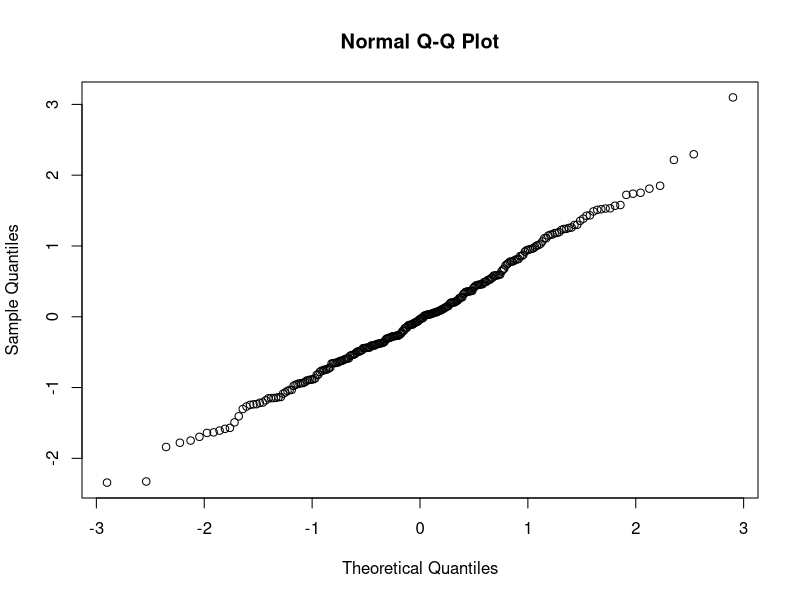
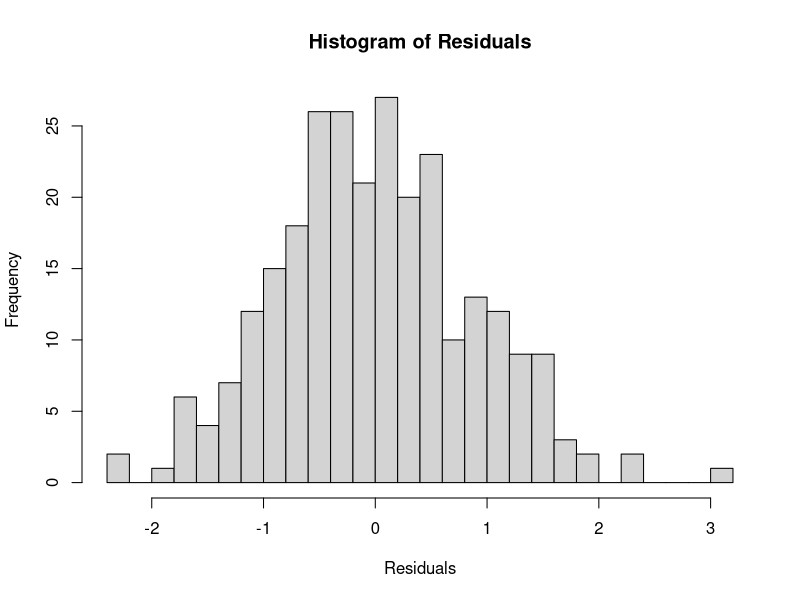
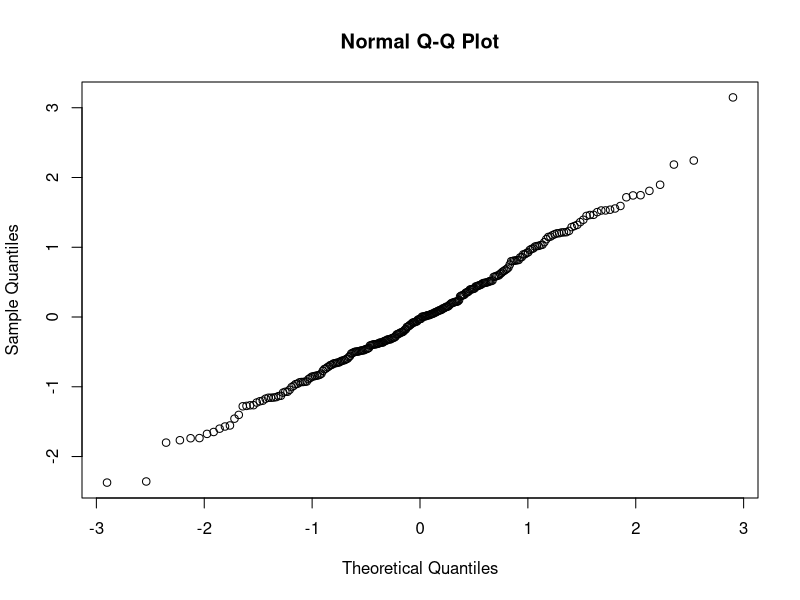
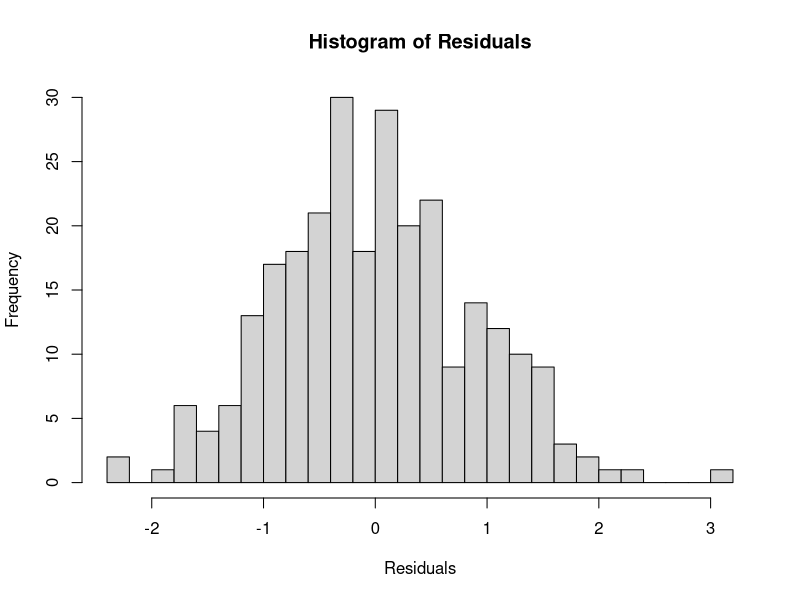
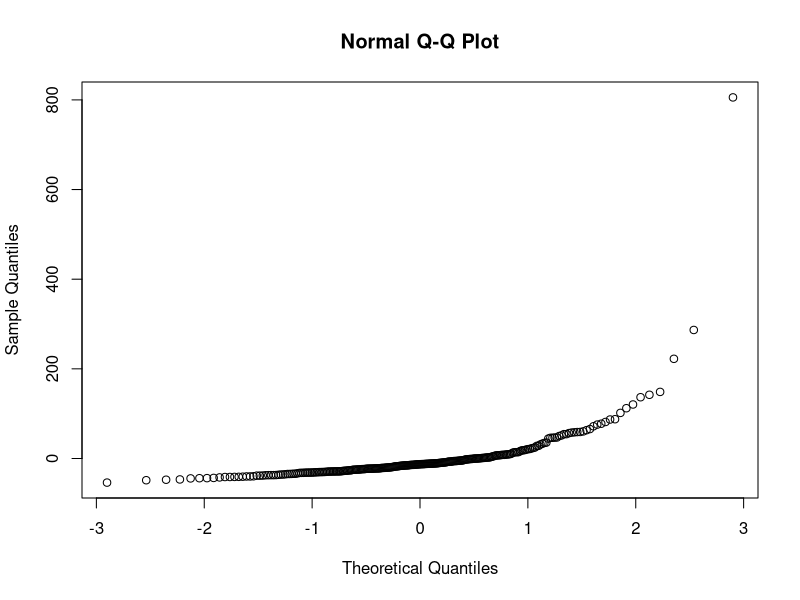
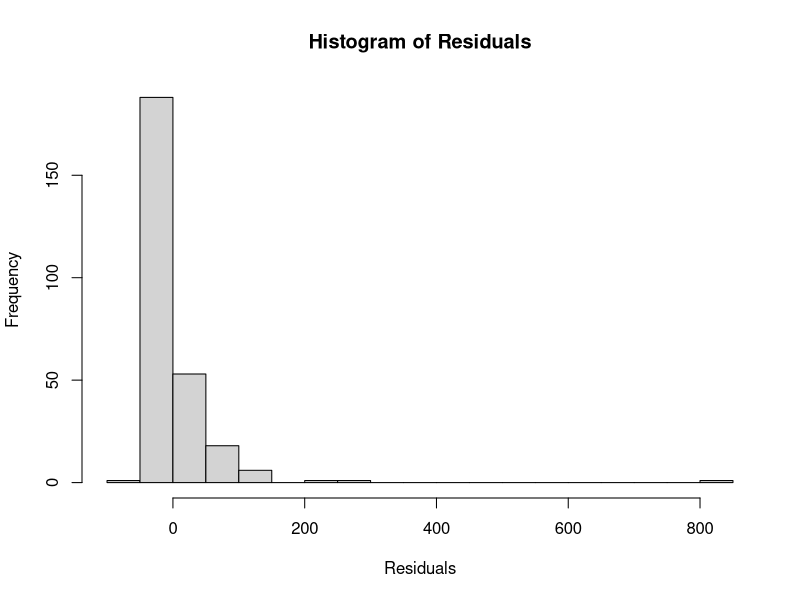
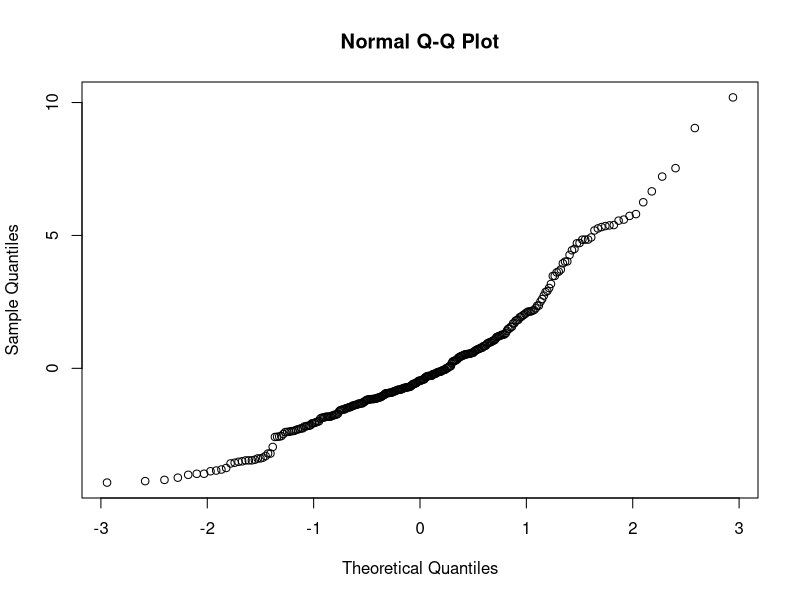
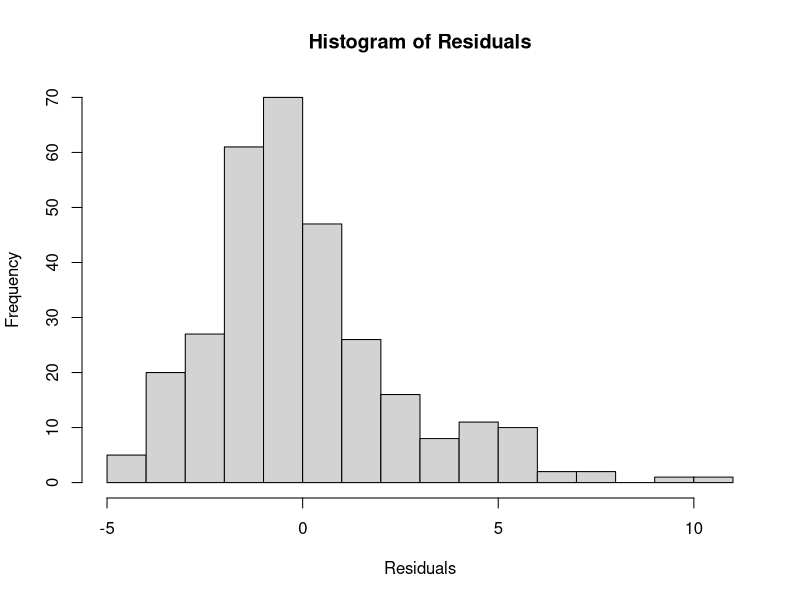

Generate these figures, in order, with R:
## ---- chunk 1
#load packages
library(lme4)
library(tidyverse)
## ---- chunk 2
AC_22_fit <- read_csv(here::here("data_sheets", "compiled_sheets", "AC_mastersheet_Fitness-mains_2022.csv"))
## ---- chunk 3
# Create the mixed model for corolla area

corolla_model <- lmer(corolla_diam_mm_SEG ~ (1 | Recipient) + (1 | Donor), data = AC_22_fit)

# Check if the model is singular
isSingular(corolla_model) #TRUE, likely due to over-fitting, will not include

## ---- chunk 4

# Create the mixed model for skeleton weight, with skeleton weight log transformed
skel_model <- lmer(log(skel_dryweight_mg_SEG) ~ (1 | Recipient) + (1 | Donor), data = AC_22_fit)

# Extract residuals from the model
residuals <- resid(skel_model)

# Q-Q plot for normality
qqnorm(residuals) #looks good


# Histogram for normality
hist(residuals, breaks = 20, main = "Histogram of Residuals", xlab = "Residuals") #normal


# Create the mixed model for skeleton weight, with skeleton weight log transformed
skel_model_2 <- lmer(log(skel_dryweight_mg_SEG) ~ Transect + (1 | Recipient) + (1 | Donor), data = AC_22_fit)

# Extract residuals from the model
residuals <- resid(skel_model_2)

# Q-Q plot for normality
qqnorm(residuals) #looks good


# Histogram for normality
hist(residuals, breaks = 20, main = "Histogram of Residuals", xlab = "Residuals") #normal


#####
#Calculate the group means
group_means <- AC_22_fit %>%
  group_by(Transect) %>%
  summarise(mean_skel_dryweight_mg_SEG = mean(skel_dryweight_mg_SEG, na.rm = TRUE))

#Mean center the variable by Transect
AC_22_fit <- AC_22_fit %>%
  left_join(group_means, by = "Transect") %>%
  mutate(skel_dryweight_mg_SEG_centered = skel_dryweight_mg_SEG - mean_skel_dryweight_mg_SEG) %>%
  select(-mean_skel_dryweight_mg_SEG)  # Optional: Remove the mean_corolla_diam column
#####

#Fit the model using the mean-centered variable
skel_model_3 <- lmer((skel_dryweight_mg_SEG_centered) ~ Transect + (1 | Recipient) + (1 | Donor), data = AC_22_fit)

# Extract residuals from the model
residuals <- resid(skel_model_3)

# Q-Q plot for normality
qqnorm(residuals) #looks good


# Histogram for normality
hist(residuals, breaks = 20, main = "Histogram of Residuals", xlab = "Residuals") #normal

## ---- chunk 5

# Compare models using AIC, BIC, and log-likelihood
skel_model_comparison <- data.frame(
  Model = c("skel_model", "skel_model_2", "skel_model_3"),
  AIC = c(AIC(skel_model), AIC(skel_model_2), AIC(skel_model_3)),
  BIC = c(BIC(skel_model), BIC(skel_model_2), BIC(skel_model_3)),
  LogLikelihood = c(logLik(skel_model), logLik(skel_model_2), logLik(skel_model_3))
)

# Print model comparison
print(skel_model_comparison)

#model 1 is the best

## ---- chunk 6
# Create the mixed model for flowering duration
fl_duration_model <- lmer(fl_duration ~ (1 | Recipient) + (1 | Donor), data = AC_22_fit)

# Check if the model is singular
isSingular(fl_duration_model) #TRUE, likely due to over-fitting, will not include
## ---- chunk 7
# Create the mixed model for estimated fecundity, sqrt transforming estimated fecundity
est_fecundity_model <- lmer(sqrt(est_fecundity) ~ (1 | Recipient) + (1 | Donor), data = AC_22_fit)

# Extract residuals from the model
residuals <- resid(est_fecundity_model)

# Q-Q plot for normality
qqnorm(residuals) #good enough


# Histogram for normality
hist(residuals, breaks = 20, main = "Histogram of Residuals", xlab = "Residuals") #normal-ish


# Create the mixed model for estimated fecundity, sqrt transforming estimated fecundity
est_fecundity_model_2 <- lmer(sqrt(est_fecundity) ~ Transect + (1 | Recipient) + (1 | Donor), data = AC_22_fit)

# Extract residuals from the model
residuals <- resid(est_fecundity_model_2)

# Q-Q plot for normality
qqnorm(residuals) #good enough


# Histogram for normality
hist(residuals, breaks = 20, main = "Histogram of Residuals", xlab = "Residuals") #normal-ish


#####
#Calculate the group means
group_means <- AC_22_fit %>%
  group_by(Transect) %>%
  summarise(mean_est_fecundity = mean(est_fecundity, na.rm = TRUE))

#Mean center the variable by Transect
AC_22_fit <- AC_22_fit %>%
  left_join(group_means, by = "Transect") %>%
  mutate(est_fecundity_centered = est_fecundity - mean_est_fecundity) %>%
  select(-mean_est_fecundity)  # Optional: Remove the mean_corolla_diam column
#####

#Fit the model using the mean-centered variable
est_fecundity_model_3 <- lmer((est_fecundity_centered) ~ Transect + (1 | Recipient) + (1 | Donor), data = AC_22_fit)

# Extract residuals from the model
residuals <- resid(est_fecundity_model_3)

# Q-Q plot for normality
qqnorm(residuals) #good enough


# Histogram for normality
hist(residuals, breaks = 20, main = "Histogram of Residuals", xlab = "Residuals") #normal-ish

## ---- chunk 8
# Compare models using AIC, BIC, and log-likelihood
est_fecundity_model_comparison <- data.frame(
  Model = c("est_fecundity_model", "est_fecundity_model_2", "est_fecundity_model_3"),
  AIC = c(AIC(est_fecundity_model), AIC(est_fecundity_model_2), AIC(est_fecundity_model_3)),
  BIC = c(BIC(est_fecundity_model), BIC(est_fecundity_model_2), BIC(est_fecundity_model_3)),
  LogLikelihood = c(logLik(est_fecundity_model), logLik(est_fecundity_model_2), logLik(est_fecundity_model_3))
)

# Print model comparison
print(est_fecundity_model_comparison)

#model 2 is the best
## ---- chunk 9
# Create the mixed model for mean seed mass, log transformed mean seed mass
msm_model <- lmer(log(msm_all) ~ (1 | Recipient) + (1 | Donor), data = AC_22_fit)

# Extract residuals from the model
residuals <- resid(msm_model)

# Q-Q plot for normality
qqnorm(residuals) #good enough


# Histogram for normality
hist(residuals, breaks = 20, main = "Histogram of Residuals", xlab = "Residuals") #normal-ish


# Create the mixed model for mean seed mass, log transformed mean seed mass
msm_model_2 <- lmer(log(msm_all) ~ Transect + (1 | Recipient) + (1 | Donor), data = AC_22_fit)

# Extract residuals from the model
residuals <- resid(msm_model)

# Q-Q plot for normality
qqnorm(residuals) #good enough

# Histogram for normality
hist(residuals, breaks = 20, main = "Histogram of Residuals", xlab = "Residuals") #normal-ish


#####
#Calculate the group means
group_means <- AC_22_fit %>%
  group_by(Transect) %>%
  summarise(mean_msm = mean(msm_all, na.rm = TRUE))

#Mean center the variable by Transect
AC_22_fit <- AC_22_fit %>%
  left_join(group_means, by = "Transect") %>%
  mutate(msm_centered = msm_all - mean_msm) %>%
  select(-mean_msm)  # Optional: Remove the mean_corolla_diam column
#####

#Fit the model using the mean-centered variable
msm_model_3 <- lmer((msm_centered) ~ Transect + (1 | Recipient) + (1 | Donor), data = AC_22_fit)

# Extract residuals from the model
residuals <- resid(msm_model_3)

# Q-Q plot for normality
qqnorm(residuals) #good enough


# Histogram for normality
hist(residuals, breaks = 20, main = "Histogram of Residuals", xlab = "Residuals") #normal-ish

## ---- chunk 10

# Compare models using AIC, BIC, and log-likelihood
msm_model_comparison <- data.frame(
  Model = c("msm_model", "msm_model_2", "msm_model_3"),
  AIC = c(AIC(msm_model), AIC(msm_model_2), AIC(msm_model_3)),
  BIC = c(BIC(msm_model), BIC(msm_model_2), BIC(msm_model_3)),
  LogLikelihood = c(logLik(msm_model), logLik(msm_model_2), logLik(msm_model_3))
)

# Print model comparison
print(msm_model_comparison)

#model 1 is the best

## ---- chunk 11
# Create the mixed model for SLA
SLA_model <- lmer(log(SLA_SEG) ~ (1 | Recipient) + (1 | Donor), data = AC_22_fit)

# Extract residuals from the model
residuals <- resid(SLA_model)

# Q-Q plot for normality
qqnorm(residuals) #okay.. 


# Histogram for normality
hist(residuals, breaks = 20, main = "Histogram of Residuals", xlab = "Residuals") #definitely a few outliers, but maybe okay?

##adding in transect##
# Create the mixed model for SLA
SLA_model_2 <- lmer(log(SLA_SEG) ~ Transect + (1 | Recipient) + (1 | Donor), data = AC_22_fit)

# Extract residuals from the model
residuals <- resid(SLA_model_2)

# Q-Q plot for normality
qqnorm(residuals) #okay.. 


# Histogram for normality
hist(residuals, breaks = 20, main = "Histogram of Residuals", xlab = "Residuals") #definitely a few outliers, but maybe okay?

#####
#Calculate the group means
group_means <- AC_22_fit %>%
  group_by(Transect) %>%
  summarise(mean_SLA_SEG = mean(SLA_SEG, na.rm = TRUE))

#Mean center the variable by Transect
AC_22_fit <- AC_22_fit %>%
  left_join(group_means, by = "Transect") %>%
  mutate(SLA_SEG_centered = SLA_SEG - mean_SLA_SEG) %>%
  select(-mean_SLA_SEG)  # Optional: Remove the mean_corolla_diam column
#####

#Fit the model using the mean-centered variable
SLA_model_3 <- lmer((SLA_SEG_centered) ~ Transect + (1 | Recipient) + (1 | Donor), data = AC_22_fit)

# Extract residuals from the model
residuals <- resid(SLA_model_3)

# Q-Q plot for normality
qqnorm(residuals) #good enough


# Histogram for normality
hist(residuals, breaks = 20, main = "Histogram of Residuals", xlab = "Residuals") #normal-ish

## ---- chunk 12

# Compare models using AIC, BIC, and log-likelihood
SLA_model_comparison <- data.frame(
  Model = c("SLA_model", "SLA_model_2", "SLA_model_3"),
  AIC = c(AIC(SLA_model), AIC(SLA_model_2), AIC(SLA_model_3)),
  BIC = c(BIC(SLA_model), BIC(SLA_model_2), BIC(SLA_model_3)),
  LogLikelihood = c(logLik(SLA_model), logLik(SLA_model_2), logLik(SLA_model_3))
)

# Print model comparison
print(SLA_model_comparison)

#model 2 is the best

## ---- chunk 13
# Create the mixed model for mean seed mass, log transformed mean seed mass
LMA_model <- lmer(LMA_SEG ~ (1 | Recipient) + (1 | Donor), data = AC_22_fit)

# Check if the model is singular
isSingular(LMA_model) #TRUE, likely due to over-fitting, will not include
## ---- chunk 14
# Create the mixed model for d13C, log transformed mean seed mass
d13C_model <- lmer(d13C_SEG ~ (1 | Recipient) + (1 | Donor), data = AC_22_fit)

# Extract residuals from the model
residuals <- resid(msm_model)

# Q-Q plot for normality
qqnorm(residuals) #good enough


# Histogram for normality
hist(residuals, breaks = 20, main = "Histogram of Residuals", xlab = "Residuals") #normal-ish


# Create the mixed model for d13C, log transformed mean seed mass
d13C_model_2 <- lmer(d13C_SEG ~ Transect + (1 | Recipient) + (1 | Donor), data = AC_22_fit)

# Extract residuals from the model
residuals <- resid(d13C_model_2)

# Q-Q plot for normality
qqnorm(residuals) #good enough


# Histogram for normality
hist(residuals, breaks = 20, main = "Histogram of Residuals", xlab = "Residuals") #normal-ish

#####
#Calculate the group means
group_means <- AC_22_fit %>%
  group_by(Transect) %>%
  summarise(mean_d13C_SEG = mean(d13C_SEG, na.rm = TRUE))

#Mean center the variable by Transect
AC_22_fit <- AC_22_fit %>%
  left_join(group_means, by = "Transect") %>%
  mutate(d13C_SEG_centered = d13C_SEG - mean_d13C_SEG) %>%
  select(-mean_d13C_SEG)  # Optional: Remove the mean_corolla_diam column
#####

#Fit the model using the mean-centered variable
d13C_model_3 <- lmer((d13C_SEG_centered) ~ Transect + (1 | Recipient) + (1 | Donor), data = AC_22_fit)

# Extract residuals from the model
residuals <- resid(d13C_model_3)

# Q-Q plot for normality
qqnorm(residuals) #good enough


# Histogram for normality
hist(residuals, breaks = 20, main = "Histogram of Residuals", xlab = "Residuals") #normal-ish

## ---- chunk 15

# Compare models using AIC, BIC, and log-likelihood
d13C_model_comparison <- data.frame(
  Model = c("d13C_model", "d13C_model_2", "d13C_model_3"),
  AIC = c(AIC(d13C_model), AIC(d13C_model_2), AIC(d13C_model_3)),
  BIC = c(BIC(d13C_model), BIC(d13C_model_2), BIC(d13C_model_3)),
  LogLikelihood = c(logLik(d13C_model), logLik(d13C_model_2), logLik(d13C_model_3))
)

# Print model comparison
print(d13C_model_comparison)

#model 3 is the best

## ---- chunk 16
# Function to extract variance components and calculate required values
calculate_variances <- function(model, trait_name) {
  var_components <- as.data.frame(VarCorr(model))
  
  Va_mat <- var_components$vcov[var_components$grp == "Recipient"]
  Va_pat <- var_components$vcov[var_components$grp == "Donor"]
  res_var <- var_components$vcov[var_components$grp == "Residual"]
  
  # Calculate the standard deviation
  Vp <- Va_mat + Va_pat + res_var
  Va_sd_mat <- sqrt(Va_mat)
  Va_sd_pat <- sqrt(Va_pat)
  Vp_sd <- sqrt(Vp)
  
  # Calculate narrow-sense heritability
  h2 <- (Va_pat) / Vp  # assumed calculation
  
  # Create the dataframe and add the traits column
  df <- data.frame(traits = trait_name, Va_mat, Va_sd_mat, Va_pat, Va_sd_pat, Vp, Vp_sd, h2)
  
  return(df)
}

# Calculate variances for each model and add trait names
skel_variances <- calculate_variances(skel_model, "skel_biomass_mg")
d13C_variances <- calculate_variances(d13C_model_3, "delta_C_13")
est_fecundity_variances <- calculate_variances(est_fecundity_model_2, "estimated_fecundity")
msm_variances <- calculate_variances(msm_model, "mean_seed_mass")
SLA_variances <- calculate_variances(SLA_model_2, "SLA")

# Combine the results into a single dataframe
variance_AC_2022 <- rbind(
  skel_variances,
  d13C_variances,
  est_fecundity_variances,
  msm_variances,
  SLA_variances
)

# Print the dataframe
print(variance_AC_2022)

## ---- chunk 17
#Save the csv file if you want
write_csv(x = variance_AC_2022, here::here("data_sheets", "compiled_sheets", "AC_Va_h2_R_2022.csv"))

